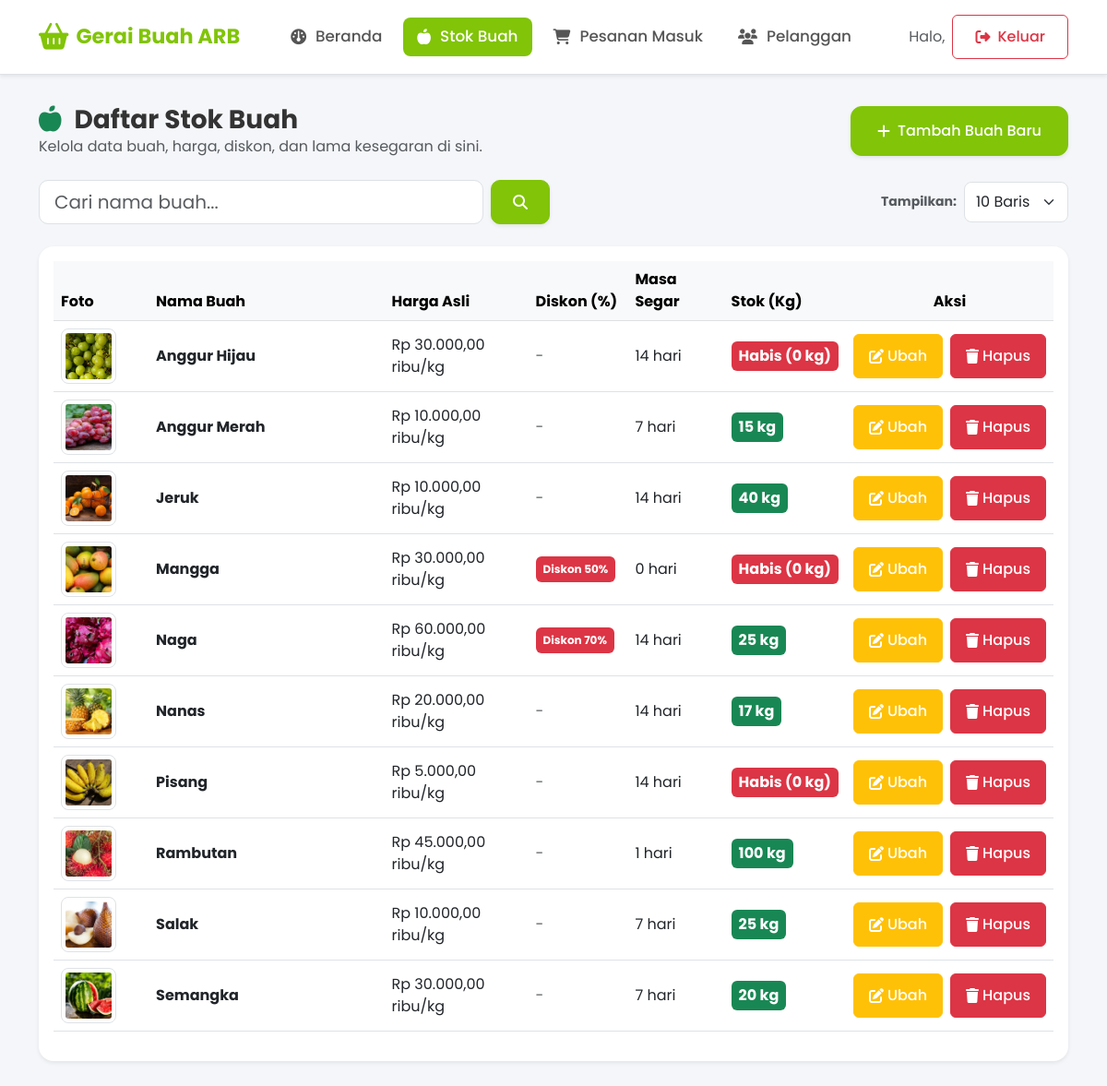
The page /karyawan/buah/ (signed in) on the database its author committed.
### core/models.py (models this page shows, shortened)
class Buah(models.Model):
    idBuah = models.AutoField(primary_key=True)
    namaBuah = models.CharField(max_length=50)
    fotoBuah = models.ImageField(upload_to='buah_images/')
    hargaBuah = models.DecimalField(max_digits=8, decimal_places=2)  # dalam ribu rupiah
    deskripsiBuah = models.TextField()
    diskon = models.DecimalField(max_digits=3, decimal_places=2, default=0)  # dalam persen
    lamaKesegaraan = models.IntegerField()  # dalam hari max_length=2
    class Meta:
        verbose_name_plural = "Buah"
    @property
    def stokBuah(self):
        return sum(
            detailPengadaan.kuantitas for detailPengadaan in self.detail_pengadaan.filter(status=True)
        )

class DetailPengadaan(models.Model):
    idDetailPengadaan = models.AutoField(primary_key=True)
    idPengadaan = models.ForeignKey(Pengadaan, on_delete=models.CASCADE)
    idBuah = models.ForeignKey(Buah, on_delete=models.CASCADE, related_name="detail_pengadaan")
    kuantitas = models.IntegerField()  # max_length=4
    subHarga = models.DecimalField(max_digits=9, decimal_places=2)  # dalam ribu rupiah
    tanggalMasuk = models.DateField(auto_now_add=True)
    status = models.BooleanField(default='True')
    class Meta:
        verbose_name_plural = "Detail Pengadaan"

### core/karyawan_views.py (the view)
# urls.py: path('buah/', karyawan_views.buah_list, name='karyawan_buah_list'),
@karyawan_required
def buah_list(request):
    q = request.GET.get('q', '').strip()
    limit = request.GET.get('limit', '10')
    buah_queryset = Buah.objects.all().order_by('namaBuah')
    if q:
        buah_queryset = buah_queryset.filter(namaBuah__icontains=q)
    if limit == 'all':
        buah_items = buah_queryset
    else:
        try:
            limit_int = int(limit)
        except ValueError:
            limit_int = 10
        paginator = Paginator(buah_queryset, limit_int)
        page_number = request.GET.get('page')
        buah_items = paginator.get_page(page_number)
    return render(request, 'core/karyawan/buah_list.html', {
        'buah_items': buah_items,
        'q': q,
        'limit': limit
    })

### core/context_processors.py (called while the page is built, shortened)
def kesegaran_alert(request):
    kritis_buah = []
    peringatan_buah = []
    total_alerts = 0
    default_context = {
        'kritis_buah': kritis_buah,
        'peringatan_buah': peringatan_buah,
        'total_alerts': total_alerts,
    }
    if not request.user.is_authenticated or not request.user.is_staff:
        return default_context
    from django.urls import resolve
    try:
        resolved = resolve(request.path)
        if resolved.url_name != 'index' or not resolved.app_name == 'admin':
            return default_context
    except Exception:
        return default_context

### core/karyawan_views.py (called while the page is built)
def karyawan_required(view_func):
    @wraps(view_func)
    def _wrapped_view(request, *args, **kwargs):
        if 'karyawan_id' not in request.session:
            messages.error(request, 'Silakan login terlebih dahulu untuk mengakses portal karyawan.')
            return redirect('karyawan_login')
        return view_func(request, *args, **kwargs)
    return _wrapped_view

### core/templates/core/karyawan/buah_list.html (shortened to what this page needs)
{% extends 'core/karyawan/base.html' %}
{% load humanize %}
{% block content %}
<div class="row mb-4 align-items-center">
    <div class="col-12 col-md-6 mb-3 mb-md-0">
        <h3 class="fw-bold m-0"><i class="fa-solid fa-apple-whole text-success me-2"></i> Daftar Stok Buah</h3>
        <p class="text-muted m-0 fs-6">Kelola data buah, harga, diskon, dan lama kesegaran di sini.</p>
    </div>
    <div class="col-12 col-md-6 text-md-end">
        <button type="button" class="btn btn-brand-success btn-lg touch-btn shadow-sm" data-bs-toggle="modal" data-bs-target="#modalTambahBuah" style="padding: 14px 28px; border-radius: 12px;">
            <i class="fa-solid fa-plus me-2"></i> Tambah Buah Baru
        </button>
    </div>
</div>
<div class="row mb-4 g-2 align-items-center justify-content-between">
    <div class="col-12 col-md-6">
        <form method="GET" action="" class="d-flex gap-2">
            <input type="text" name="q" value="{{ q }}" class="form-control form-control-lg" placeholder="Cari nama buah..." style="border-radius: 10px;">
            <button type="submit" class="btn btn-brand-success touch-btn px-4 shadow-sm" style="border-radius: 10px;">
                <i class="fa-solid fa-magnifying-glass"></i>
            </button>
        </form>
    </div>
    <div class="col-12 col-md-3 text-md-end">
        <form method="GET" action="" class="d-inline-flex align-items-center gap-2">
            <label for="limit" class="text-nowrap fw-bold text-muted small m-0">Tampilkan:</label>
            <select name="limit" id="limit" class="form-select" onchange="this.form.submit()" style="border-radius: 8px; width: auto; min-height: 44px;">
                <option value="10" {% if limit == '10' %}selected{% endif %}>10 Baris</option>
            </select>
        </form>
    </div>
</div>
<div class="card shadow-sm border-0 rounded-4 p-3">
    <div class="table-responsive">
        <table class="table table-hover align-middle">
            <thead class="table-light">
                <tr>
                    <th scope="col" style="width: 10%">Foto</th>
                    <th scope="col" style="width: 25%">Nama Buah</th>
                    <th scope="col" style="width: 15%">Harga Asli</th>
                    <th scope="col" style="width: 10%">Diskon (%)</th>
                    <th scope="col" style="width: 10%">Masa Segar</th>
                    <th scope="col" style="width: 10%">Stok (Kg)</th>
                    <th scope="col" style="width: 20%" class="text-center">Aksi</th>
                </tr>
            </thead>
            <tbody>
                {% if buah_items %}
                    {% for buah in buah_items %}
                        <tr>
                            <td>
                                {% if buah.fotoBuah %}
                                    <img src="{{ buah.fotoBuah.url }}" alt="{{ buah.namaBuah }}" class="rounded-3 img-thumbnail" style="width: 60px; height: 60px; object-fit: cover;">
                                {% else %}
                                    <div class="bg-light text-secondary rounded-3 d-flex align-items-center justify-content-center" style="width: 60px; height: 60px;">
                                        <i class="fa-solid fa-image"></i>
                                    </div>
                                {% endif %}
                            </td>
                            <td><strong>{{ buah.namaBuah }}</strong></td>
                            <td>Rp {{ buah.hargaBuah|intcomma }} ribu/kg</td>
                            <td>
                                {% if buah.diskon > 0 %}
                                    <span class="badge bg-danger p-2">Diskon {% widthratio buah.diskon 1 100 %}%</span>
                                {% else %}
                                    <span class="text-muted">-</span>
                                {% endif %}
                            </td>
                            <td>{{ buah.lamaKesegaraan }} hari</td>
                            <td>
                                {% if buah.stokBuah > 5 %}
                                    <span class="badge bg-success p-2 fs-6">{{ buah.stokBuah }} kg</span>
                                {% elif buah.stokBuah > 0 %}
                                    <span class="badge bg-warning text-dark p-2 fs-6">{{ buah.stokBuah }} kg (Hampir Habis)</span>
                                {% else %}
                                    <span class="badge bg-danger p-2 fs-6">Habis (0 kg)</span>
                                {% endif %}
                            </td>
                            <td class="text-center">
                                <div class="d-flex justify-content-center gap-2">
                                    <button type="button" class="btn btn-warning text-white touch-btn px-3" data-bs-toggle="modal" data-bs-target="#modalEditBuah{{ buah.idBuah }}" title="Ubah Data">
                                        <i class="fa-solid fa-pen-to-square"></i> <span class="d-none d-sm-inline ms-1">Ubah</span>
                                    </button>
                                    <button type="button" class="btn btn-danger touch-btn px-3" onclick="konfirmasiHapusBuah('{{ buah.idBuah }}', '{{ buah.namaBuah }}')" title="Hapus Data">
                                        <i class="fa-solid fa-trash"></i> <span class="d-none d-sm-inline ms-1">Hapus</span>
                                    </button>
                                </div>
                            </td>
                        </tr>
                    {% endfor %}
                {% endif %}
            </tbody>
        </table>
    </div>
</div>
{% endblock %}

### core/templates/core/karyawan/base.html (style rules this page uses)
body { font-family: 'Poppins', sans-serif; background-color: #f4f6f9; color: #333; }
.btn-brand-success { background-color: #81C408; border-color: #81C408; color: white; padding: 12px 24px; font-size: 1rem; font-weight: 500; border-radius: 8px; }
.touch-btn { min-height: 48px; min-width: 48px; display: inline-flex; align-items: center; justify-content: center; font-weight: 500; }

### rows shown on the page
Buah: fotoBuah (picture), namaBuah "Anggur Hijau", hargaBuah "30.000,00", lamaKesegaraan "14", shows "Habis (0 kg)"
Buah: fotoBuah (picture), namaBuah "Anggur Merah", hargaBuah "10.000,00", lamaKesegaraan "7", stokBuah "15"
Buah: fotoBuah (picture), namaBuah "Jeruk", hargaBuah "10.000,00", lamaKesegaraan "14", stokBuah "40"
Buah: fotoBuah (picture), namaBuah "Mangga", hargaBuah "30.000,00", diskon "50", lamaKesegaraan "0", shows "Habis (0 kg)"
Buah: fotoBuah (picture), namaBuah "Naga", hargaBuah "60.000,00", diskon "70", lamaKesegaraan "14", stokBuah "25"
Buah: fotoBuah (picture), namaBuah "Nanas", hargaBuah "20.000,00", lamaKesegaraan "14", stokBuah "17"
Buah: fotoBuah (picture), namaBuah "Pisang", hargaBuah "5.000,00", lamaKesegaraan "14", shows "Habis (0 kg)"
Buah: fotoBuah (picture), namaBuah "Rambutan", hargaBuah "45.000,00", lamaKesegaraan "1", stokBuah "100"
Buah: fotoBuah (picture), namaBuah "Salak", hargaBuah "10.000,00", lamaKesegaraan "7", stokBuah "25"
Buah: fotoBuah (picture), namaBuah "Semangka", hargaBuah "30.000,00", lamaKesegaraan "7", stokBuah "20"
